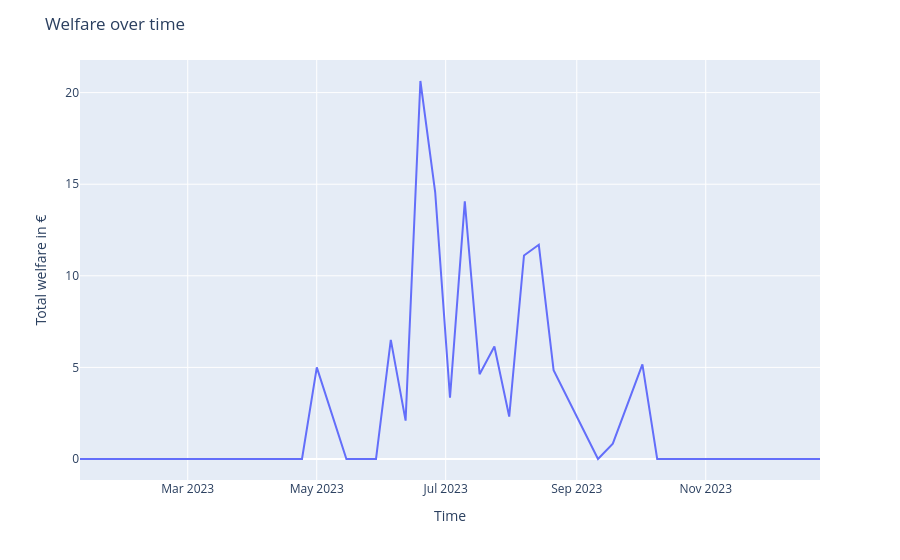

Here is the notebook cell this chart was saved with:
### Code cell
sql = f"""
SELECT
	start_time,
	sum(volume) as bid_volume,
	sum(accepted_volume) as accepted_volume,
	avg(price) as avg_bid_price,
	avg(accepted_price) as clearing_price,
	sum(abs(accepted_price-price)) as welfare,
    sum(abs(accepted_price-price)) / count(distinct(unit_id)) as mean_welfare
FROM market_orders
WHERE accepted_volume != 0
AND {SIM_FILTER}
GROUP BY start_time
"""
welfare_over_time = pd.read_sql(sql, con)
fig = px.line(welfare_over_time, "start_time", "welfare")
fig.update_layout(
    title="Welfare over time",
    xaxis_title="Time",
    yaxis_title="Total welfare in €"
)

### Figure 1 — Plotly figure (JSON) as saved in the notebook; plotly's stock layout.template omitted (floating-point values rounded to 4 significant figures)
{"data": [{"hovertemplate": "start_time=%{x}<br>welfare=%{y}<extra></extra>", "legendgroup": "", "line": {"color": "#636efa", "dash": "solid"}, "marker": {"symbol": "circle"}, "mode": "lines", "name": "", "orientation": "v", "showlegend": false, "type": "scatter", "x": ["2023-01-09 01:00:00.000000", "2023-01-16 01:00:00.000000", "2023-01-23 01:00:00.000000", "2023-02-06 01:00:00.000000", "2023-02-13 01:00:00.000000", "2023-02-20 01:00:00.000000", "2023-03-06 01:00:00.000000", "2023-03-13 01:00:00.000000", "2023-04-24 01:00:00.000000", "2023-05-01 01:00:00.000000", "2023-05-15 01:00:00.000000", "2023-05-29 01:00:00.000000", "2023-06-05 01:00:00.000000", "2023-06-12 01:00:00.000000", "2023-06-19 01:00:00.000000", "2023-06-26 01:00:00.000000", "2023-07-03 01:00:00.000000", "2023-07-10 01:00:00.000000", "2023-07-17 01:00:00.000000", "2023-07-24 01:00:00.000000", "2023-07-31 01:00:00.000000", "2023-08-07 01:00:00.000000", "2023-08-14 01:00:00.000000", "2023-08-21 01:00:00.000000", "2023-09-11 01:00:00.000000", "2023-09-18 01:00:00.000000", "2023-10-02 01:00:00.000000", "2023-10-09 01:00:00.000000", "2023-10-16 01:00:00.000000", "2023-10-30 01:00:00.000000", "2023-11-06 01:00:00.000000", "2023-11-20 01:00:00.000000", "2023-12-04 01:00:00.000000", "2023-12-11 01:00:00.000000", "2023-12-25 01:00:00.000000"], "xaxis": "x", "y": [2.122e-06, 0.0001223, 3.945e-05, 5.532e-06, 1.191e-06, 3.059e-06, 1.806e-05, 1.157e-05, 0.0001037, 5.002, 0.000211, 5.12e-05, 6.502, 2.095, 20.63, 14.56, 3.347, 14.06, 4.625, 6.144, 2.318, 11.11, 11.69, 4.847, 0.0002742, 0.8405, 5.167, 0.0003046, 0.0001111, 0.0001233, 2.049e-06, 3.431e-05, 3.277e-05, 7.013e-07, 0.0001093], "yaxis": "y"}], "layout": {"legend": {"tracegroupgap": 0}, "margin": {"t": 60}, "title": {"text": "Welfare over time"}, "xaxis": {"anchor": "y", "domain": [0, 1], "title": {"text": "Time"}}, "yaxis": {"anchor": "x", "domain": [0, 1], "title": {"text": "Total welfare in €"}}}}
